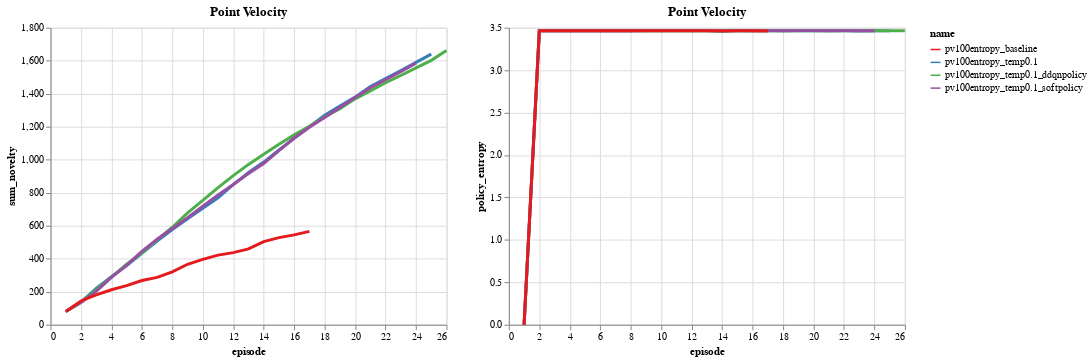

Source (notebook cell):
### Code cell
jobs = [
#     'pv100replay1M*',
    'pv100entropy*',
]
data = pd.concat([load_jobs(j) for j in jobs], sort=False)

subset = data
# subset['replay1M'] = subset['name'].str.contains('replay1M')
# subset = subset[subset['eval'] == False]
subset = subset[subset['episode'] <= 100]
chart = alt.Chart(subset, title="Point Velocity", width=400, height=300).mark_line(size=3).encode(
    x='episode',
    color='name',
    detail='name',
    tooltip=['name', 'episode', 'score', 'novelty_score', 'count_score:Q']
).transform_calculate(
    has_score=(alt.datum.score > 0.1),
).transform_window(
    sum_novelty='sum(novelty_score)',
    frame=[None, 0],
    groupby=['name']
).transform_window(
    sum_score='sum(score)',
    frame=[None, 0],
    groupby=['name']
).transform_window(
    count_score='sum(has_score)',
    frame=[None, 0],
    groupby=['name']
).transform_window(
    rolling_mean_score='mean(score)',
    frame=[-5, 0],
    groupby=['name']
).transform_window(
    rolling_mean_novelty='mean(novelty_score)',
    frame=[-5, 0],
    groupby=['name']
)
chart.encode(y='sum_novelty:Q').transform_filter(alt.datum.eval == False) | \
chart.encode(y='policy_entropy:Q').transform_filter(alt.datum.eval == True)

### Figure 1 — Vega-Lite specification as saved in the notebook (floating-point values rounded to 4 significant figures; data arrays with more than 128 entries replaced by an {"elided": "..."} marker saying what was removed)
{"config": {"view": {"height": 400, "width": 600}, "range": {"category": {"scheme": "set1"}, "ordinal": {"scheme": "set1"}}, "legend": {"labelLimit": 0}, "background": "white"}, "hconcat": [{"mark": {"type": "line", "size": 3}, "encoding": {"color": {"type": "nominal", "field": "name"}, "detail": {"type": "nominal", "field": "name"}, "tooltip": [{"type": "nominal", "field": "name"}, {"type": "quantitative", "field": "episode"}, {"type": "quantitative", "field": "score"}, {"type": "quantitative", "field": "novelty_score"}, {"type": "quantitative", "field": "count_score"}], "x": {"type": "quantitative", "field": "episode"}, "y": {"type": "quantitative", "field": "sum_novelty"}}, "height": 300, "title": "Point Velocity", "transform": [{"calculate": "(datum.score > 0.1)", "as": "has_score"}, {"window": [{"op": "sum", "field": "novelty_score", "as": "sum_novelty"}], "frame": [null, 0], "groupby": ["name"]}, {"window": [{"op": "sum", "field": "score", "as": "sum_score"}], "frame": [null, 0], "groupby": ["name"]}, {"window": [{"op": "sum", "field": "has_score", "as": "count_score"}], "frame": [null, 0], "groupby": ["name"]}, {"window": [{"op": "mean", "field": "score", "as": "rolling_mean_score"}], "frame": [-5, 0], "groupby": ["name"]}, {"window": [{"op": "mean", "field": "novelty_score", "as": "rolling_mean_novelty"}], "frame": [-5, 0], "groupby": ["name"]}, {"filter": "(datum.eval === false)"}], "width": 400}, {"mark": {"type": "line", "size": 3}, "encoding": {"color": {"type": "nominal", "field": "name"}, "detail": {"type": "nominal", "field": "name"}, "tooltip": [{"type": "nominal", "field": "name"}, {"type": "quantitative", "field": "episode"}, {"type": "quantitative", "field": "score"}, {"type": "quantitative", "field": "novelty_score"}, {"type": "quantitative", "field": "count_score"}], "x": {"type": "quantitative", "field": "episode"}, "y": {"type": "quantitative", "field": "policy_entropy"}}, "height": 300, "title": "Point Velocity", "transform": [{"calculate": "(datum.score > 0.1)", "as": "has_score"}, {"window": [{"op": "sum", "field": "novelty_score", "as": "sum_novelty"}], "frame": [null, 0], "groupby": ["name"]}, {"window": [{"op": "sum", "field": "score", "as": "sum_score"}], "frame": [null, 0], "groupby": ["name"]}, {"window": [{"op": "sum", "field": "has_score", "as": "count_score"}], "frame": [null, 0], "groupby": ["name"]}, {"window": [{"op": "mean", "field": "score", "as": "rolling_mean_score"}], "frame": [-5, 0], "groupby": ["name"]}, {"window": [{"op": "mean", "field": "novelty_score", "as": "rolling_mean_novelty"}], "frame": [-5, 0], "groupby": ["name"]}, {"filter": "(datum.eval === true)"}], "width": 400}], "data": {"name": "data-063b3a1b154e7b260c6d9d88ad19a542"}, "$schema": "https://vega.github.io/schema/vega-lite/v4.8.1.json", "datasets": {"data-063b3a1b154e7b260c6d9d88ad19a542": {"elided": "184 records"}}}
